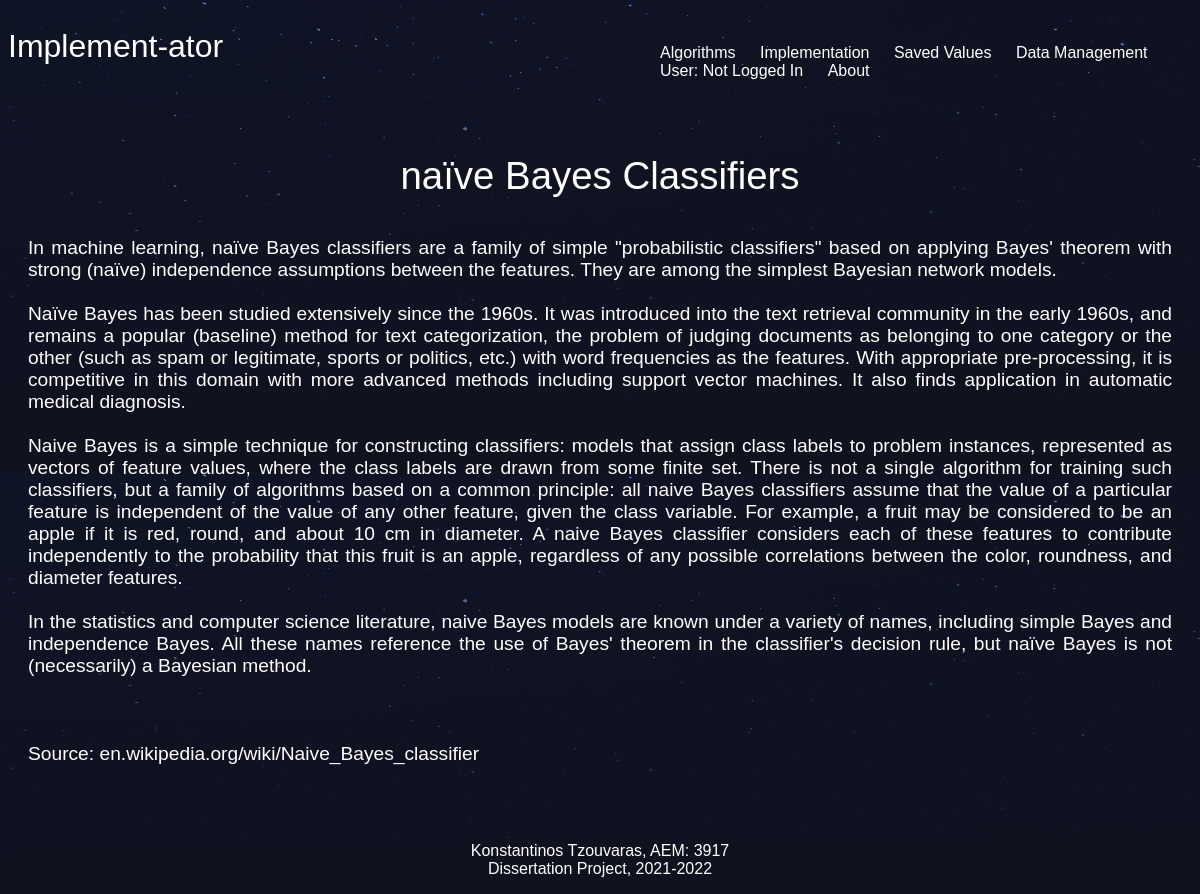
/algorithms/bayes/, run on the app's committed database.
### algorithms/models.py (models this page shows, shortened)
class Algorithm(models.Model):
    title = models.CharField(max_length=100)
    slug = models.SlugField()
    info = models.TextField()

### algorithms/views.py (the view)
# urls.py: path('<slug>/', views.algorithms_detail, name = 'detail'),
def algorithms_detail(request, slug):
    algorithm = Algorithm.objects.get(slug=slug) #Look for this algorithm in the DB and store it
    return render(request, 'algorithms/algorithms_detail.html', {'algorithm': algorithm})

### algorithms/templates/algorithms/algorithms_detail.html
{% extends 'base_layout.html' %}
{% block content %}
  <div id="algorithm_detail" class="algorithm-detail">
    <h2>{{ algorithm.title }}</h2>
    <div id="algorithm_detail_algorithm" class="algorithm">
      <p>{{ algorithm.info|safe }}</p>
    </div>
  </div>
{% endblock %}

### assets/styles.css (style rules this page uses)
body { background-color: #0f121f; background-image: url(stars.png); background-repeat-y: no-repeat; color: #fff; }
body * { font-family: "Calibri", sans-serif; }
h1, h2, h3, h4, h5 { font-weight: normal; margin: 0; }
a, a:hover, a:visited { color: #fff; text-decoration: none; }
div.wrapper p { text-align: center; margin: 1px auto; font-size: 1.2em; margin-bottom: 4em; }
#algorithm_detail h2 { text-align: center; margin: 1px auto; font-size: 2.4em; margin-bottom: 1em; margin-top: 1em; }
.algorithm { padding: 10 px; position: relative; }
#algorithm_detail_algorithm p { text-align: justify; margin-left: 20px; margin-right: 20px; }

### data on the page
Algorithm: title "naïve Bayes Classifiers", info "In machine learning, naïve Bayes classifiers are a family of simple \"probabilistic classifiers\" based on applying Bayes' theorem with strong (naïve) independence assumptions between the features. They are among the simplest Bayesian network models. Naïve Bayes has been studied extensively since the 1960s. It was introduced into the text retrieval community in the early 1960s, and remains a popular (baseline) method for text categorization, the problem of judging documents as belonging to one category or the other (such as spam or legitimate, sports or politics, etc.) with word frequencies as the features. With appropriate pre-processing, it is competitive in this domain with more advanced…"
